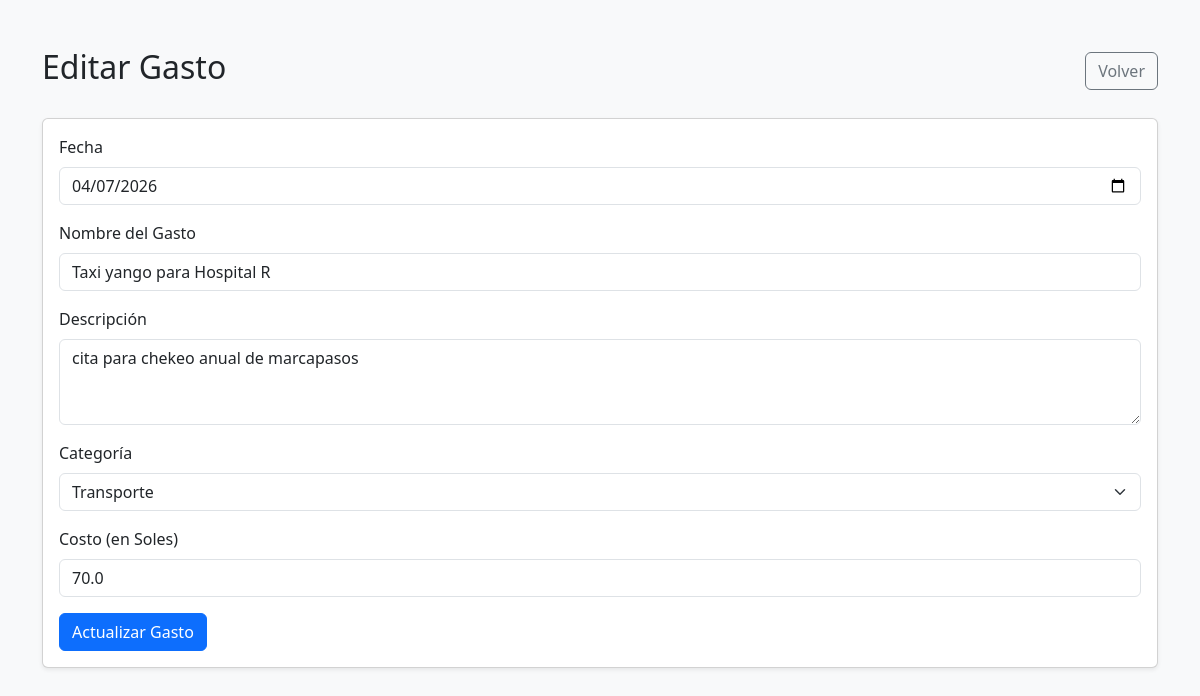
Page /gastos/edit/5 (signed in) on the committed database.
### tables this page shows
CREATE TABLE gastos (
            id INTEGER PRIMARY KEY AUTOINCREMENT,
            descripcion TEXT NOT NULL,
            monto REAL NOT NULL,
            moneda TEXT DEFAULT 'PEN',  -- PEN para soles, USD para dólares
            fecha DATE DEFAULT CURRENT_DATE,
            categoria TEXT DEFAULT 'General'
        , nombre_gasto TEXT, costo REAL);

### app.py (the view, shortened to what this page needs)
@app.route('/gastos/edit/<int:gasto_id>', methods=['GET', 'POST'])
def edit_gasto(gasto_id):
    if 'admin' not in session:
        return redirect(url_for('gastos'))
    conn = get_db_connection()
    gasto = conn.execute('SELECT * FROM gastos WHERE id = ?', (gasto_id,)).fetchone()
    conn.close()
    if not gasto:
        return redirect(url_for('gastos'))
    error = None
    editable = 'admin' in session
    return render_template('edit_gasto.html', editable=editable, gasto=gasto, error=error)

### app.py (called while the page is built)
def get_db_connection():
    conn = sqlite3.connect(DATABASE, timeout=10)
    conn.row_factory = sqlite3.Row
    return conn

### templates/edit_gasto.html (shortened to what this page needs)
<!DOCTYPE html>
<html lang="es">
<head>
    <link href="https://cdn.jsdelivr.net/npm/bootstrap@5.3.0/dist/css/bootstrap.min.css" rel="stylesheet">
</head>
<body class="bg-light">
    <div class="container py-5">
        <div class="d-flex justify-content-between align-items-center mb-4">
            <h2>Editar Gasto</h2>
            <a href="{{ url_for('gastos') }}" class="btn btn-outline-secondary">Volver</a>
        </div>
        <div class="card shadow-sm">
            <div class="card-body">
                <form action="{{ url_for('edit_gasto', gasto_id=gasto.id) }}" method="POST">
                    <div class="mb-3">
                        <label for="fecha" class="form-label">Fecha</label>
                        <input type="date" class="form-control" id="fecha" name="fecha" required value="{{ gasto.fecha }}">
                    </div>
                    <div class="mb-3">
                        <label for="nombre_gasto" class="form-label">Nombre del Gasto</label>
                        <input type="text" class="form-control" id="nombre_gasto" name="nombre_gasto" required value="{{ gasto.nombre_gasto }}">
                    </div>
                    <div class="mb-3">
                        <label for="descripcion" class="form-label">Descripción</label>
                        <textarea class="form-control" id="descripcion" name="descripcion" rows="3">{{ gasto.descripcion }}</textarea>
                    </div>
                    <div class="mb-3">
                        <label for="categoria" class="form-label">Categoría</label>
                        <select class="form-select" id="categoria" name="categoria" required>
                            <option value="Transporte" {% if gasto.categoria == 'Transporte' %}selected{% endif %}>Transporte</option>
                        </select>
                    </div>
                    <div class="mb-3">
                        <label for="costo" class="form-label">Costo (en Soles)</label>
                        <input type="number" step="0.01" class="form-control" id="costo" name="costo" required value="{{ gasto.costo }}">
                    </div>
                    <button type="submit" class="btn btn-primary">Actualizar Gasto</button>
                </form>
            </div>
        </div>
    </div>
</body>
</html>

### rows in the picture
gastos: fecha "04/07/2026", nombre_gasto "Taxi yango para Hospital R", descripcion "cita para chekeo anual de marcapasos", categoria "Transporte", costo "70.0"
